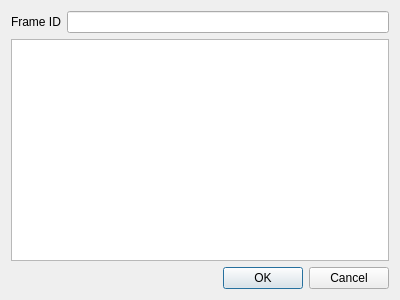
<?xml version="1.0" encoding="UTF-8"?>
<ui version="4.0">
 <class>AddTransformDialog</class>
 <widget class="QDialog" name="AddTransformDialog">
  <property name="geometry">
   <rect>
    <x>0</x>
    <y>0</y>
    <width>400</width>
    <height>300</height>
   </rect>
  </property>
  <property name="windowTitle">
   <string>Dialog</string>
  </property>
  <layout class="QVBoxLayout" name="verticalLayout_2">
   <item>
    <layout class="QVBoxLayout" name="verticalLayout">
     <item>
      <layout class="QHBoxLayout" name="horizontalLayout">
       <item>
        <widget class="QLabel" name="label">
         <property name="text">
          <string>Frame ID</string>
         </property>
        </widget>
       </item>
       <item>
        <widget class="QLineEdit" name="lineEditFrameId"/>
       </item>
      </layout>
     </item>
     <item>
      <widget class="QTreeView" name="treeView"/>
     </item>
    </layout>
   </item>
   <item>
    <widget class="QDialogButtonBox" name="buttonBox">
     <property name="orientation">
      <enum>Qt::Horizontal</enum>
     </property>
     <property name="standardButtons">
      <set>QDialogButtonBox::Cancel|QDialogButtonBox::Ok</set>
     </property>
    </widget>
   </item>
  </layout>
 </widget>
 <resources/>
 <connections>
  <connection>
   <sender>buttonBox</sender>
   <signal>accepted()</signal>
   <receiver>AddTransformDialog</receiver>
   <slot>accept()</slot>
   <hints>
    <hint type="sourcelabel">
     <x>248</x>
     <y>254</y>
    </hint>
    <hint type="destinationlabel">
     <x>157</x>
     <y>274</y>
    </hint>
   </hints>
  </connection>
  <connection>
   <sender>buttonBox</sender>
   <signal>rejected()</signal>
   <receiver>AddTransformDialog</receiver>
   <slot>reject()</slot>
   <hints>
    <hint type="sourcelabel">
     <x>316</x>
     <y>260</y>
    </hint>
    <hint type="destinationlabel">
     <x>286</x>
     <y>274</y>
    </hint>
   </hints>
  </connection>
 </connections>
</ui>
